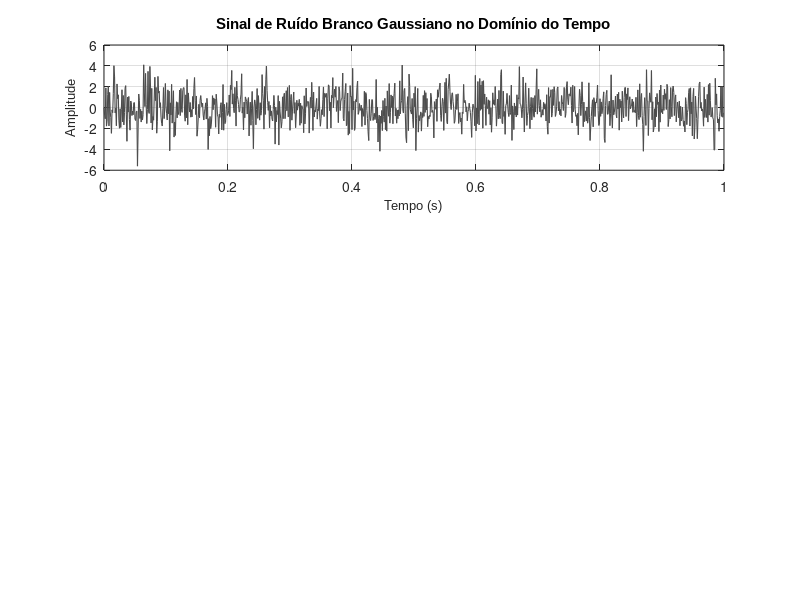

The MATLAB script that drew this image: (Note: this script raises an error after producing the figure.)
clc; clear all; close all;

% 1. Parâmetros do Sinal
fs = 1000;                % Frequência de amostragem (Hz)
t = 0 : 1/fs : 1 - 1/fs;  % Vetor de tempo (1 segundo)
N = length(t);
sigma = 1.5;              % Desvio padrão do ruído branco

% 2. Geração do Ruído Branco Gaussiano
rng(42);                  % Semente para reprodutibilidade
w = sigma * randn(size(t));

% 3. Autocorrelação Estimada
[r, lags] = xcorr(w, 'biased');
lags_ms = (lags / fs) * 1000; % Converter lags para milissegundos

% 4. Densidade Espectral de Potência (PSD) via FFT (Periodograma)
W = fft(w);
PSD = (abs(W).^2) / (N * fs); % Densidade espectral bilateral
freqs = (0 : N-1) * (fs / N);
half_idx = freqs <= fs/2;
f_plot = freqs(half_idx);
PSD_plot = PSD(half_idx);
PSD_plot(2:end-1) = 2 * PSD_plot(2:end-1); % Dobrar para espectro unilateral

% --- GRÁFICO ---
fig = figure('Position', [100, 100, 850, 600]);

% Subplot 1: Domínio do Tempo
subplot(3, 1, 1);
plot(t, w, 'Color', [0.3, 0.3, 0.3], 'LineWidth', 0.8);
title('Sinal de Ruído Branco Gaussiano no Domínio do Tempo', 'FontSize', 11, 'FontWeight', 'bold', 'FontName', 'Arial');
xlabel('Tempo (s)', 'FontSize', 9, 'FontName', 'Arial');
ylabel('Amplitude', 'FontSize', 9, 'FontName', 'Arial');
grid on; ax = gca; ax.GridLineStyle = '--'; ax.GridAlpha = 0.5;
ylim([-5, 5]);

% Subplot 2: Autocorrelação
subplot(3, 1, 2);
plot(lags_ms, r, 'Color', [0, 0.4470, 0.7410], 'LineWidth', 1.5);
title('Função de Autocorrelação Estimada', 'FontSize', 11, 'FontWeight', 'bold', 'FontName', 'Arial');
xlabel('Atraso (ms)', 'FontSize', 9, 'FontName', 'Arial');
ylabel('Autocorrelação', 'FontSize', 9, 'FontName', 'Arial');
grid on; ax = gca; ax.GridLineStyle = '--'; ax.GridAlpha = 0.5;
xlim([-100, 100]); % Zoom nos lags centrais
ylim([-0.5, sigma^2 + 0.5]);

% Subplot 3: Densidade Espectral de Potência (PSD)
subplot(3, 1, 3);
plot(f_plot, 10*log10(PSD_plot), 'Color', [0.8500, 0.3250, 0.0980], 'LineWidth', 1.0);
title('Densidade Espectral de Potência (PSD) - Espectro Unilateral', 'FontSize', 11, 'FontWeight', 'bold', 'FontName', 'Arial');
xlabel('Frequência (Hz)', 'FontSize', 9, 'FontName', 'Arial');
ylabel('Potência (dB/Hz)', 'FontSize', 9, 'FontName', 'Arial');
grid on; ax = gca; ax.GridLineStyle = '--'; ax.GridAlpha = 0.5;
xlim([0, fs/2]);
ylim([-40, 10]);

exportgraphics(fig, '../../images/aula10_ruido_branco.png', 'Resolution', 200);
close(fig);
disp('Gráfico do ruído branco gerado com sucesso!');
